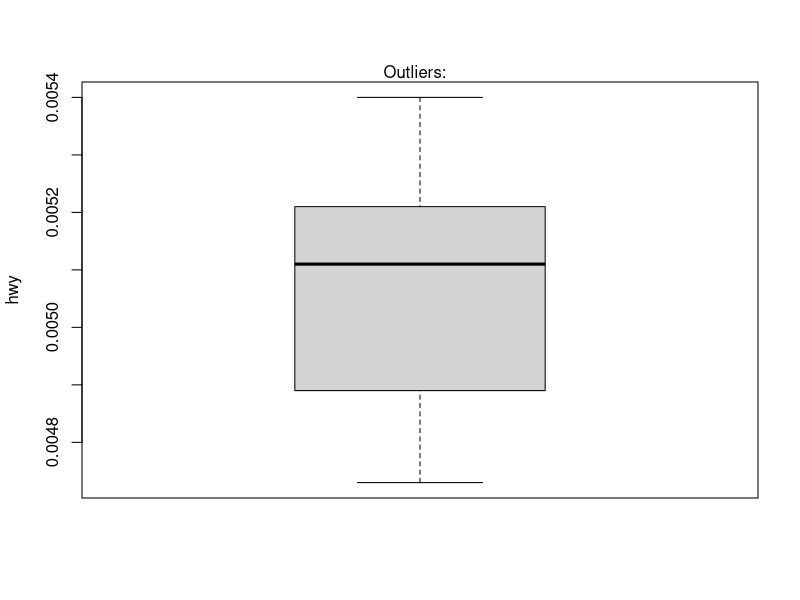

The R script that drew this image:
data <- read.csv("AE.csv")

# fivenum(data$Cancer_Cases_per_capita)
# sd(data$Cancer_Cases_per_capita)
# mu1 <- mean(data$Cancer_Cases_per_capita)
# mu1
# fivenum(data$Carbon_Monoxide_kg_per_capita)
# sd(data$Carbon_Monoxide_kg_per_capita)
# mu2 <- mean(data$Carbon_Monoxide_kg_per_capita)
# mu2

out <- boxplot.stats(data$Cancer_Cases_per_capita)$out
boxplot(data$Cancer_Cases_per_capita, ylab = "hwy")
mtext(paste("Outliers: ", paste(out, collapse = ", ")))

#Scatterplot
# plot(y = data$Cancer_Cases_per_capita,
#      x = data$Carbon_Monoxide_kg_per_capita,
#      ylab = "Cancer Cases per Capita",
#      xlab = "Carbon Monoxide Emissions per Capita (in kg)",
#      main = "Carbon Monoxide vs Cancer Cases",)
# abline(lm(data$Cancer_Cases_per_capita ~ data$Carbon_Monoxide_kg_per_capita), col = "red", lwd = 2)
# text(paste("Correlation:", round(cor(data$Carbon_Monoxide_kg_per_capita, data$Cancer_Cases_per_capita), 2)), y = 0.0052, x = 300)
# cor(y = data$Cancer_Cases_per_capita,
#          x = data$Carbon_Monoxide_kg_per_capita,
#          method = "pearson")

# # Barplot of Carbon Monoxide Emissions and year
# barplot(data$Carbon_Monoxide_kg_per_capita, names.arg = data$Year,
#         xlab = "Year", ylab = "Emissions (kg)",
#         main = "Carbon Monoxide Emissions (US) per Capita")

# # Barplot of Cancer Cases and year
# barplot(data$Cancer_Cases_per_capita, names.arg = data$Year,
#         xlab = "Year", ylab = "Cases",
#         main = "Cancer Cases (US) per Capita")

# # Histogram of Carbon Monoxide
# hist(data$Carbon_Monoxide_kg_per_capita,
#      xlab = "Emissions (kg)",
#      main = "Histogram of Carbon Monoxide Emissions per Capita")
# hist(data$Carbon_Monoxide_kg_per_capita,
#      prob = TRUE,
#      xlab = "Emissions (kg)",
#      main = "Carbon Monoxide Emissions (US) per Capita with Density Curve")
# lines(density(data$Carbon_Monoxide_kg_per_capita), col="red", lwd=1)

# # Histogram of Cancer Cases
# hist(data$Cancer_Cases_per_capita,
#      xlab = "Cases",
#      main = "Cancer Cases (US) per Capita")
# hist(data$Cancer_Cases_per_capita,
#      prob = TRUE,
#      xlab = "Cases",
#      main = "Cancer Cases (US) per Capita with Density Curve")
# lines(density(data$Cancer_Cases_per_capita), col="red", lwd=1)